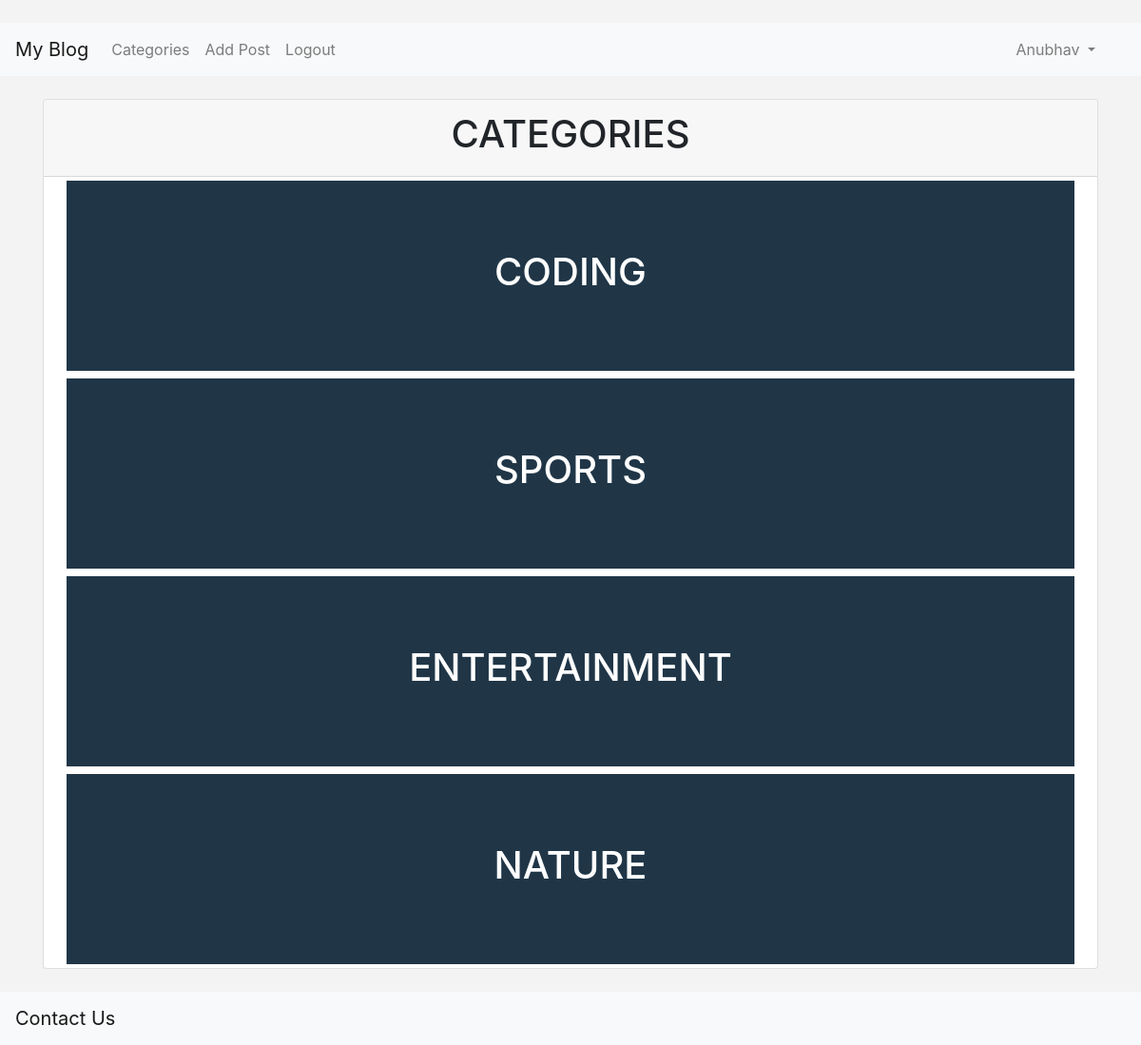
/category-list/ (signed in), run on the app's committed database.
### myblog/models.py (models this page shows, shortened)
class Category(models.Model):
    name=models.CharField(max_length=64)
    def __str__(self):
        return self.name

### myblog/views.py (the view)
# urls.py: path("category-list/",CategoryListView,name='category-list'),
def CategoryListView(request):
    cat_menu_list=Category.objects.all()
    return render(request,"myblog/category_list.html",
                  {
                    'cat_menu_list':cat_menu_list
                    })

### myblog/templates/myblog/category_list.html
{% extends 'myblog/base.html' %}
{% block body %}
<div class="card my-4" style="width:100%;display:flex;justify-content:center;text-align:center;">
    <div class="card-header">
        <h1>CATEGORIES</h1>
    </div>
        {% for item in cat_menu_list %}
        <a class="dropdown-item" href="{% url 'category' item %}">
           <div class='l' style="background-color: #203647; width:100%;height:200px; display:flex;justify-content:center;
           text-align:center;flex-direction:column;" >
            <h1 style="color:#FFFFFF">{{item|upper}}</h1>
           </div>
        </a>
   {% endfor %}
  </div>
{% endblock %}

### myblog/templates/myblog/base.html (shortened to what this page needs)
﻿{% load static %}
<!doctype html>
<html lang="en">
<head>
    <link rel="stylesheet" href="https://stackpath.bootstrapcdn.com/bootstrap/4.5.2/css/bootstrap.min.css">
<link rel="stylesheet" href="{% static 'myblog/style.css' %}">
</head>
<body>
    <nav class="navbar navbar-expand-lg navbar-light bg-light">
        <a class="navbar-brand" href="{% url 'home' %}">My Blog</a>
        <div class="collapse navbar-collapse" id="navbarSupportedContent">
            <ul class="navbar-nav mr-auto">
                <li class="nav-item">
                    <a class="nav-link" href="{% url 'category-list' %}">Categories</a>
                </li>
                {% if user.is_authenticated   %}
                <li class="nav-item">
                    <a class="nav-link" href="{% url 'add_post' %}">Add Post</a>
                </li>
                <li class="nav-item">
                    <a class="nav-link" href="{% url 'logout' %}">Logout</a>
                </li>
                {% endif %}
            </ul>
            {% if user.is_authenticated   %}
            {% if user.profile.id %}
            <ul class="navbar-nav ml-auto mx-6">
                <li class="nav-item dropdown mx-4">
                    <a class="nav-link dropdown-toggle" href="#" id="navbarDropdown" role="button" data-toggle="dropdown" aria-haspopup="true" aria-expanded="false">
                        {{ user.first_name }}
                    </a>
                    </li>
                </ul>
                {% endif %}
                {% endif %}
</div>
    </nav>
    <div class="container">
        {% block body %}
        {% endblock %}
    </div>
<nav class="navbar navbar-light bg-light">
    <a class="navbar-brand" href="#">
        Contact Us
      </a>
  </nav>
</body>
</html>

### myblog/static/myblog/style.css (style rules this page uses)
* { box-sizing: border-box; margin:0 }
body { background-color: #F3F3F3 }

### data on the page
Category: name "CODING"
Category: name "SPORTS"
Category: name "ENTERTAINMENT"
Category: name "NATURE"

### other printed values
{{ user.first_name }} "Anubhav"
